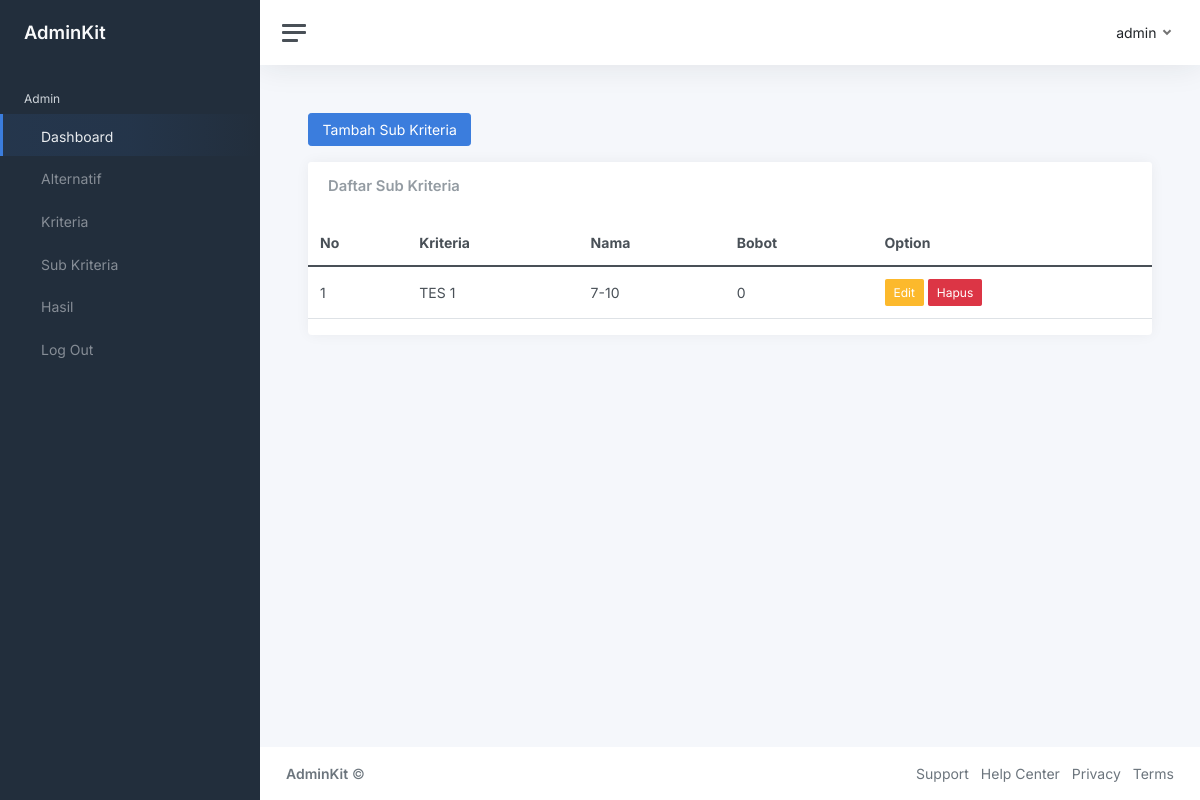
The page /sub_kriteria.php (signed in) on the database as committed earlier.
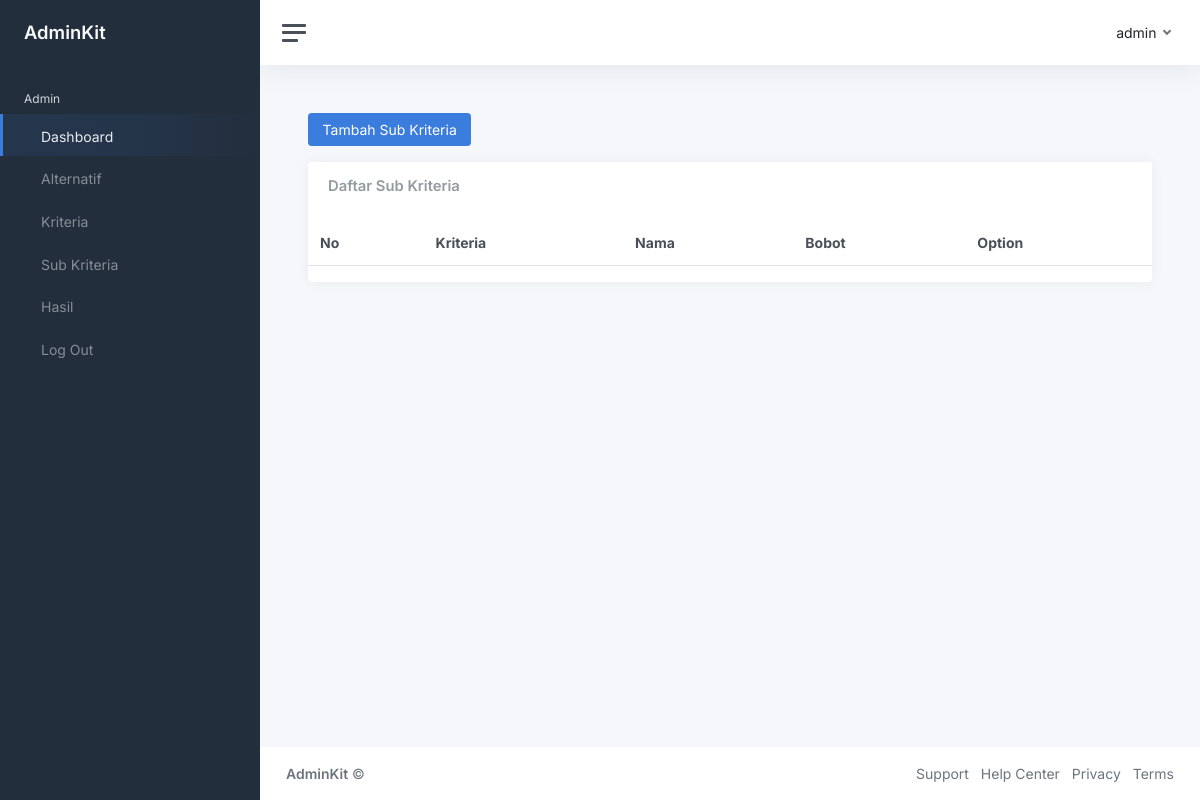
The same page on the database as committed later.
### tables this page shows
CREATE TABLE `sub_kriteria` (
  `id` int(11) NOT NULL,
  `kriteria_id` int(11) NOT NULL,
  `nama` varchar(255) NOT NULL,
  `bobot` float(8,2) NOT NULL
);

CREATE TABLE `kriteria` (
  `id` int(11) NOT NULL,
  `nama` varchar(255) NOT NULL,
  `bobot` float(8,2) NOT NULL,
  `status_sub` int(11) NOT NULL
);

### models/SubKriteria.php (called while the page is built, shortened)
<?php
class SubKriteria {
    protected $pdo;
    public function __construct ($pdo)
    {
        $this->pdo = $pdo;
    }
    public function index ()
    {
        $query = "SELECT sub_kriteria.id AS id, sub_kriteria.nama AS nama, sub_kriteria.bobot AS bobot, kriteria.nama AS nama_kriteria " .
                 "FROM sub_kriteria LEFT JOIN kriteria ON sub_kriteria.kriteria_id = kriteria.id";
        $statement = $this->pdo->prepare($query);
        $statement->execute();
        $result = $statement->fetchAll(\PDO::FETCH_ASSOC);
        return $result;
    }
}

### sub_kriteria.php (the view, shortened to what this page needs)
<?php
require __DIR__ . '/config/connect.php';
$subKriteriaModel = new SubKriteria($pdo);
$subKriteriaItems = $subKriteriaModel->index();
extract([
    'subKriteriaItems' => $subKriteriaItems
]);
?>
<!DOCTYPE html>
<html lang="en">
	<head>
		<link href="https://cdn.jsdelivr.net/npm/bootstrap@5.1.3/dist/css/bootstrap.min.css" rel="stylesheet">
		<link href="assets/css/app.css" rel="stylesheet">
	</head>
	<body>
		<div class="wrapper">
			<?php require 'sidebar.php' ?>
			<div class="main">
				<nav class="navbar navbar-expand navbar-light navbar-bg">
					<a class="sidebar-toggle js-sidebar-toggle">
						<i class="hamburger align-self-center"></i>
					</a>
					<div class="navbar-collapse collapse">
						<ul class="navbar-nav navbar-align">
							<li class="nav-item dropdown">
								<a class="nav-link dropdown-toggle d-none d-sm-inline-block" href="#" data-bs-toggle="dropdown">
									<span class="text-dark"><?php echo $_SESSION['nama'] ?></span>
								</a>
							</li>
						</ul>
					</div>
				</nav>
				<main class="content">
					<div class="container-fluid p-0">
                        <div class="mb-3">
                            <a href="tambah_sub_kriteria.php" class="btn btn-primary">Tambah Sub Kriteria</a>
                        </div>
                        <div class="card card-primary">
                            <div class="card-header">
                                <h3 class="card-title">Daftar Sub Kriteria</h3>
                            </div>
                            <div class="card-body table-responsive p-0">
                                <table class="table table-hover text-nowrap">
                                    <thead>
                                        <tr>
                                            <th>No</th>
                                            <th>Kriteria</th>
                                            <th>Nama</th>
                                            <th>Bobot</th>
                                            <th>Option</th>
                                        </tr>
                                    </thead>
                                    <tbody>
                                        <?php foreach ($subKriteriaItems as $index => $subKriteriaItem) { ?>
                                            <tr>
                                                <td><?php echo $index + 1 ?></td>
                                                <td><?php echo $subKriteriaItem['nama_kriteria'] ?></td>
                                                <td><?php echo $subKriteriaItem['nama'] ?></td>
                                                <td><?php echo $subKriteriaItem['bobot'] ?></td>
                                                <td>
                                                    <a href="edit_sub_kriteria.php?id=<?php echo $subKriteriaItem['id'] ?>" class="btn btn-warning btn-sm">
                                                        <i class="fa fa-edit"></i> Edit
                                                    </a>
                                                    <a href="hapus_sub_kriteria_proses.php?id=<?php echo $subKriteriaItem['id'] ?>" class="btn btn-danger btn-sm">
                                                        <i class="fa fa-trash"></i> Hapus
                                                    </a>
                                                </td>
                                            </tr>
                                        <?php } ?>
                                    </tbody>
                                </table>
                            </div>
                        </div>
					</div>
				</main>
				<footer class="footer">
					<div class="container-fluid">
						<div class="row text-muted">
							<div class="col-6 text-start">
								<p class="mb-0">
									<a class="text-muted" href="https://adminkit.io/" target="_blank"><strong>AdminKit</strong></a> &copy;
								</p>
							</div>
							<div class="col-6 text-end">
								<ul class="list-inline">
									<li class="list-inline-item">
										<a class="text-muted" href="https://adminkit.io/" target="_blank">Support</a>
									</li>
									<li class="list-inline-item">
										<a class="text-muted" href="https://adminkit.io/" target="_blank">Help Center</a>
									</li>
									<li class="list-inline-item">
										<a class="text-muted" href="https://adminkit.io/" target="_blank">Privacy</a>
									</li>
									<li class="list-inline-item">
										<a class="text-muted" href="https://adminkit.io/" target="_blank">Terms</a>
									</li>
								</ul>
							</div>
						</div>
					</div>
				</footer>
			</div>
		</div>
	</body>
</html>
<?php
$view = ob_get_clean();
echo $view;
?>

### sidebar.php
<nav id="sidebar" class="sidebar js-sidebar">
	<div class="sidebar-content js-simplebar">
		<a class="sidebar-brand" href="dashboard.php">
            <span class="align-middle">AdminKit</span>
        </a>
        <ul class="sidebar-nav">
            <li class="sidebar-header">
                Admin
            </li>
            <li class="sidebar-item active">
				<a class="sidebar-link" href="index.html">
                    <i class="align-middle" data-feather="sliders"></i> <span class="align-middle">Dashboard</span>
                </a>
			</li>
			<li class="sidebar-item">
				<a class="sidebar-link" href="pemohon.php">
                    <i class="align-middle" data-feather="user"></i> <span class="align-middle">Alternatif</span>
                </a>
			</li>
			<li class="sidebar-item">
				<a class="sidebar-link" href="kriteria.php">
                    <i class="align-middle" data-feather="book"></i> <span class="align-middle">Kriteria</span>
                </a>
			</li>
			<li class="sidebar-item">
				<a class="sidebar-link" href="sub_kriteria.php">
                    <i class="align-middle" data-feather="square"></i> <span class="align-middle">Sub Kriteria</span>
                </a>
			</li>
            <li class="sidebar-item">
                <a class="sidebar-link" href="hasil_perhitungan.php">
                    <i class="align-middle" data-feather="check-square"></i> <span class="align-middle">Hasil</span>
                </a>
			</li>
            <li class="sidebar-item">
                <a class="sidebar-link" href="logout.php">
                    <i class="align-middle" data-feather="grid"></i> <span class="align-middle">Log Out</span>
                </a>
			</li>
        </ul>
    </div>
</nav>

Rows that differ between the two databases and show on the page:
removed sub_kriteria: kriteria.nama "TES 1", nama "7-10", bobot "0"
